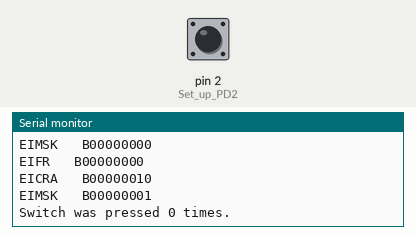
This sketch was run on a simulated Arduino Uno, built with avr-gcc and run on an emulated ATmega328P. Parts: the last lines printed to the serial monitor. The inputs (shaded band) are chosen by the test bench; at power-on: pin 2 (Set_up_PD2) HIGH.

Above: at 1.2 s.
1.3 s: pin 2 (Set_up_PD2) pulled LOW for 0.15 s
At 1.6 s:
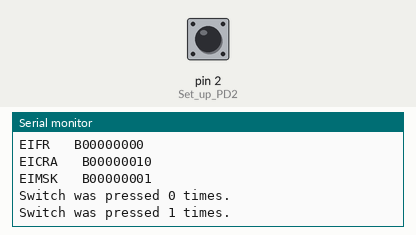
2.9 s: pin 2 (Set_up_PD2) pulled LOW for 1 s
At 4.0 s:
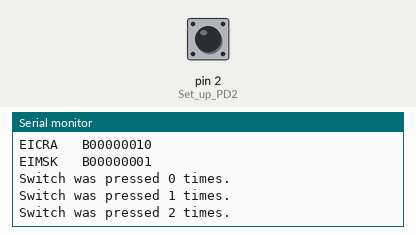
5.4 s: pin 2 (Set_up_PD2) pulled LOW for 0.15 s
At 5.9 s:
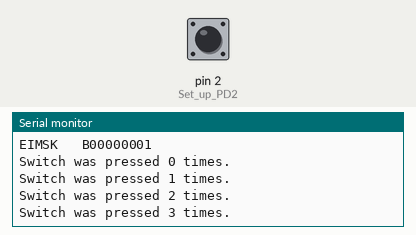
Timing chart, 0 to 8.4 s (numbered marks = the images above; inputs shaded):
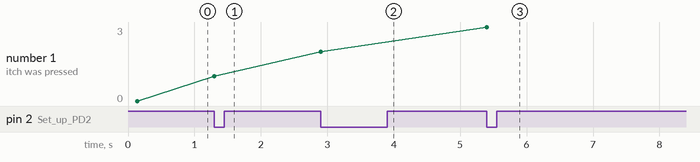

The sketch:

Lab5S1.ino
```cpp
// Lab5_ISR_INT0
// Written by: Nov 01, 2014, JTSchueckler
// revised:  Mar 05, 2017, Clark Hochgraf
// Desc: ++ PLEASE READ ALL COMMENTS ++
//       This program demonstrates a simple use of the INTO functionality.
//       Review the initialization of the interrupt system.
//       Review the setup of the ISR.
// Define volatile global variables for ISR system interface.
volatile long pulseCount = 0, prevpulseCount = -1;

//***********************************************************************************
void setup() {
  Serial.begin(9600);   Serial.println("Lab 5 ISR INT0 counter");

  configurePins();
  // Display the bootup values of EICRA, EIFR and EIMSK
  Serial.print("EIFR \t"); printlnBinaryByte(EIFR);
  Serial.print("EICRA \t"); printlnBinaryByte(EICRA);
  Serial.print("EIMSK \t"); printlnBinaryByte(EIMSK);
  Serial.println();

  initInterrupts();
// Display the programmed values of EICRA, EIFR and EIMSK
  Serial.print("EIFR \t"); printlnBinaryByte(EIFR);
  Serial.print("EICRA \t"); printlnBinaryByte(EICRA);
  Serial.print("EIMSK \t"); printlnBinaryByte(EIMSK);
  Serial.println();
}

//***********************************************************************************
void loop() {
  cli();
  if (pulseCount != prevpulseCount)  { // only print the pulse count if it has changed
    prevpulseCount = pulseCount;
    Serial.print("Switch was pressed ");
    Serial.print(pulseCount);
    Serial.println(" times.");
  }
  sei();
} // Arduino loop()

//===================================================================================
void configurePins(void) {
  pinMode(2,INPUT_PULLUP); //Set up PD2 (INT0) as an INPUT w/Pullup;
}

//===================================================================================
void initInterrupts(void)   {
/* disable interrupts using cli(); and enable interrupts using sei(); with Arduino IDE
   Typical Atmel C code would use  __disable_interrupt();
   to clear the global interrupt bit in the SREG.
      and  __enable_interrupt(); to set the global interrupt enable in the SREG.
   OR by direct manipulation of the "I" bit in the SREG.

   NOTE: The Serial Monitor and other Arduino functions will be directly affected
   if you try to manipulate the SREG in the Arduino operation. */
  cli(); // Clear the Global INT bit to disable ALL interrrupts
  EICRA |=(1<<1); // Configure EICRA to detect falling edge for INT0
         // ISC0 = 0b10 refers to Interrupt Sense Control for INT0
         // the two bits {1 and 0} program the hardware to respond to a falling edge
         // at the input pin INT0 (PD2)
  EIMSK |= 0x01;  // Unmask INT0 in EIMSK so that it is enabled
  EIFR  |= 0x01; // Clear any pending interrupt flags for INTO by writing a 1 to bit 0
  sei();   // Sets the Global INT bit to enable ALL interrrupts
}
//===================================================================================
void printlnBinaryByte(byte value) { // prints 8-bit data in binary with leading 0's
  Serial.print("B");
  for (byte bitmask = 0x80; bitmask; bitmask >>= 1) {
        Serial.print((bitmask & value) ? '1' : '0');
    }
  Serial.println();
}
//===================================================================================
ISR(INT0_vect){ // the ISR name must match the interrupt (e.g. INT0_vect)
  pulseCount++;
  // NOTE: NO Extraneous instructions in the ISR
}
```

Measured:
- after the input at 1.3 s, the serial monitor: prints a new line at once (image 1)
- after the input at 2.9 s, the serial monitor: prints a new line at once (image 2)
- after the input at 5.4 s, the serial monitor: prints a new line at once (image 3)
- plotted number 1: 1 → 2 after the input at 2.9 s, 2 → 3 after the input at 5.4 s
